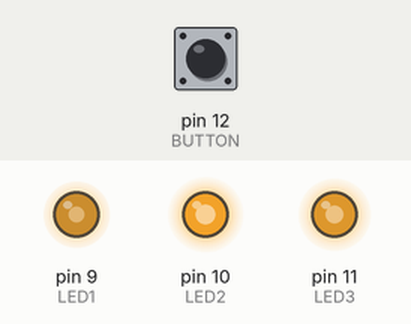
The sketch below on a simulated Arduino Uno, built with avr-gcc and run on an emulated ATmega328P. On the bench: output pins drawn as LEDs (lit = HIGH). The inputs (shaded band) are chosen by the test bench; at power-on: pin 12 (BUTTON) HIGH. Random numbers use the default seed unless the sketch sets one.

Above: at 1.15 s.
1.5 s: pin 12 (BUTTON) pulled LOW for 0.35 s
At 1.53 s:
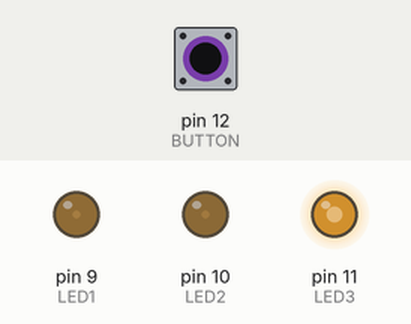
4.5 s: pin 12 (BUTTON) pulled LOW for 1 s
At 7.4 s:
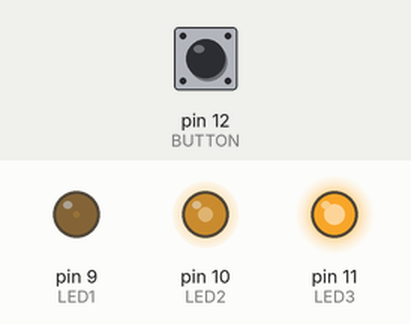
8.2 s: pin 12 (BUTTON) pulled LOW for 0.35 s
At 8.39 s:
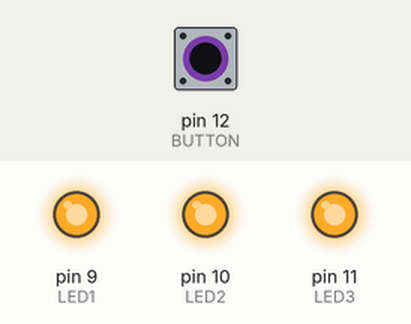
11.2 s: pin 12 (BUTTON) pulled LOW for 3.2 s
At 14.1 s:
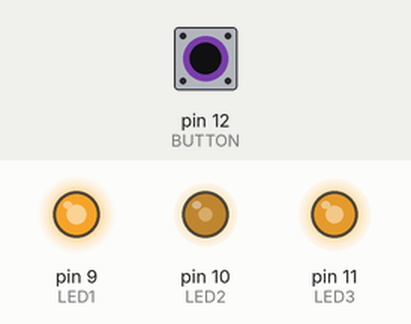
16.9 s: pin 12 (BUTTON) pulled LOW for 0.35 s
19.9 s: pin 12 (BUTTON) pulled LOW for 0.35 s
Timing chart, 0 to 28.3 s (numbered marks = the images above; inputs shaded):
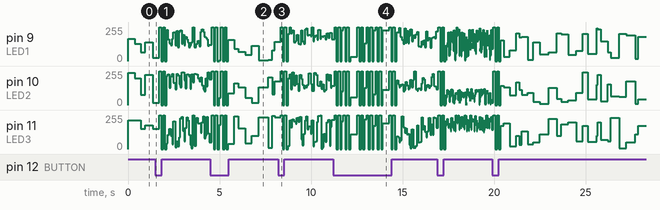

The sketch:

basic_arduino_1_c.ino
```cpp
/**
 * @file: fireled.ino
 * @title: Arduino basics 1: a LED fire
 * @author: Simon de Bakker <simon@simbits.nl>
 *
 * This sketch is part of the Arduion basics 1 workshop
 */

#define LED1  9
#define LED2  10
#define LED3  11

#define BUTTON 12

int value1 = 0;
int value2 = 0;
int value3 = 0;
int random_delay = 100;
int press_counter = 0;

void setup() {
  pinMode(LED1, OUTPUT);
  pinMode(LED2, OUTPUT);
  pinMode(LED3, OUTPUT);

  pinMode(BUTTON, INPUT);
}

void loop() {

  if (digitalRead(BUTTON) == LOW) {
    delay(50);
    if (digitalRead(BUTTON) == LOW    ) {
      digitalWrite(LED1, HIGH);
      digitalWrite(LED2, HIGH);
      digitalWrite(LED3, HIGH);

      delay(100);

      digitalWrite(LED1, LOW);
      digitalWrite(LED2, LOW);
      digitalWrite(LED3, LOW);

      delay(100);

      digitalWrite(LED1, HIGH);
      digitalWrite(LED2, HIGH);
      digitalWrite(LED3, HIGH);

      delay(100);

      digitalWrite(LED1, LOW);
      digitalWrite(LED2, LOW);
      digitalWrite(LED3, LOW);

      delay(100);

      press_counter = press_counter + 1;
      if (press_counter > 2) {
        press_counter = 0;
      }
    }
  }

  if (press_counter == 0) {
    value1 = random(0, 256);
    value2 = random(0, 256);
    value3 = random(0, 256);
    random_delay = random(50, 500);
  } else if (press_counter == 1) {
    value1 = random(100, 256);
    value2 = random(100, 256);
    value3 = random(0, 256);
    random_delay = random(50, 100);
  } else if (press_counter == 2) {
    value1 = random(0, 256);
    value2 = random(0, 127);
    value3 = random(127, 256);
    random_delay = random(1, 50);
  }

  analogWrite(LED1, value1);
  analogWrite(LED2, value2);
  analogWrite(LED3, value3);

  delay(random_delay);
}
```
